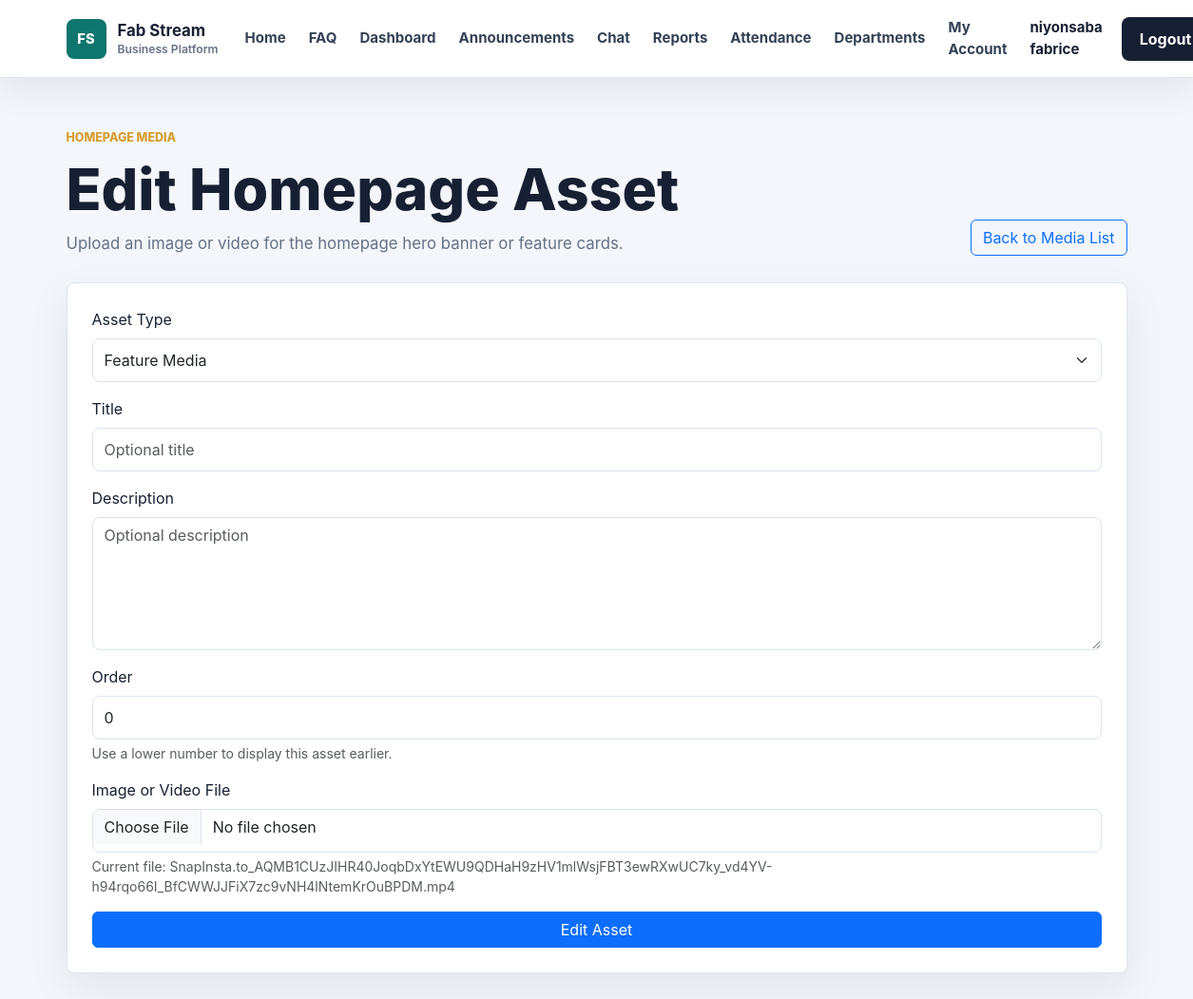
Page /home-media/2/edit (signed in) on the committed database.
### app/models.py (models this page shows, shortened)
class User(db.Model, UserMixin):
    id = db.Column(db.Integer, primary_key=True)
    username = db.Column(db.String(100), unique=True, nullable=False)
    email = db.Column(db.String(120), unique=True, nullable=False)
    password = db.Column(db.String(200), nullable=False)
    role = db.Column(db.String(20), default='employee')
    full_name = db.Column(db.String(120), nullable=True)
    employee_number = db.Column(db.String(40), unique=True, nullable=True)
    employee_code = db.Column(db.String(40), nullable=True)
    phone = db.Column(db.String(40), nullable=True)
    department = db.Column(db.String(80), nullable=True)
    position = db.Column(db.String(100), nullable=True)
    hire_date = db.Column(db.String(20), nullable=True)

class HomepageMedia(db.Model):
    id = db.Column(db.Integer, primary_key=True)
    asset_type = db.Column(db.String(50), nullable=False, default='feature')
    title = db.Column(db.String(150), nullable=True)
    description = db.Column(db.Text, nullable=True)
    media_type = db.Column(db.String(20), nullable=False, default='image')
    original_filename = db.Column(db.String(255), nullable=False)
    stored_filename = db.Column(db.String(255), nullable=False)
    order = db.Column(db.Integer, default=0)
    created_at = db.Column(db.DateTime, default=datetime.utcnow)

### app/routes.py (the view, shortened to what this page needs)
@routes.route('/home-media/<int:asset_id>/edit', methods=['GET', 'POST'])
@login_required
def edit_home_media(asset_id):
    require_admin()
    asset = HomepageMedia.query.get_or_404(asset_id)
    return render_template('home_media_form.html', asset=asset, action='Edit')

### app/__init__.py (called while the page is built)
def create_app():
    flask_app = Flask(__name__)
    flask_app.config.from_object(Config)
    flask_app.config['UPLOAD_FOLDER'] = os.path.join(flask_app.instance_path, flask_app.config['UPLOAD_FOLDER'])
    os.makedirs(flask_app.config['UPLOAD_FOLDER'], exist_ok=True)
    db.init_app(flask_app)
    bcrypt.init_app(flask_app)
    login_manager.init_app(flask_app)
    socketio.init_app(flask_app)
    migrate.init_app(flask_app, db, render_as_batch=True)
    with flask_app.app_context():
        from . import models
        db.create_all()
    from .models import User
    @login_manager.user_loader
    def load_user(user_id):
        return db.session.get(User, int(user_id))
    from .routes import routes
    from . import crud_routes
    flask_app.register_blueprint(routes)
    return flask_app

### app/routes.py (called while the page is built)
def is_admin(user=None):
    user = user or current_user
    return user.is_authenticated and user.role in ADMIN_ROLES

def require_admin():
    if not is_admin():
        abort(403)

### app/templates/home_media_form.html (shortened to what this page needs)
{% extends 'base.html' %}
{% block content %}
<section class="app-page">
    <div class="container">
        <div class="app-header">
            <div>
                <p class="section-kicker">Homepage media</p>
                <h1>{{ action }} Homepage Asset</h1>
                <p>Upload an image or video for the homepage hero banner or feature cards.</p>
            </div>
            <a href="{{ url_for('routes.home_media') }}" class="btn btn-outline-primary">Back to Media List</a>
        </div>
        <div class="work-panel">
            <form method="POST" enctype="multipart/form-data">
                <div class="mb-3">
                    <label class="form-label" for="asset_type">Asset Type</label>
                    <select class="form-select" id="asset_type" name="asset_type">
                        <option value="feature" {% if asset and asset.asset_type == 'feature' %}selected{% endif %}>Feature Media</option>
                    </select>
                </div>
                <div class="mb-3">
                    <label class="form-label" for="title">Title</label>
                    <input class="form-control" id="title" name="title" value="{{ asset.title if asset else '' }}" placeholder="Optional title">
                </div>
                <div class="mb-3">
                    <label class="form-label" for="description">Description</label>
                    <textarea class="form-control" id="description" name="description" rows="3" placeholder="Optional description">{{ asset.description if asset else '' }}</textarea>
                </div>
                <div class="mb-3">
                    <label class="form-label" for="order">Order</label>
                    <input class="form-control" id="order" name="order" type="number" value="{{ asset.order if asset else 0 }}" min="0">
                    <div class="form-text">Use a lower number to display this asset earlier.</div>
                </div>
                <div class="mb-3">
                    <label class="form-label" for="media">Image or Video File</label>
                    <input class="form-control" id="media" name="media" type="file" {% if not asset %}required{% endif %}>
                    {% if asset and asset.original_filename %}
                        <div class="form-text">Current file: {{ asset.original_filename }}</div>
                    {% endif %}
                </div>
                <button class="btn btn-primary w-100" type="submit">{{ action }} Asset</button>
            </form>
        </div>
    </div>
</section>
{% endblock %}

### app/templates/base.html (shortened to what this page needs)
<!DOCTYPE html>
<html lang="en">
<head>
    <link href="https://cdn.jsdelivr.net/npm/bootstrap@5.3.0/dist/css/bootstrap.min.css" rel="stylesheet">
    <link rel="stylesheet" href="{{ url_for('static', filename='css/style.css') }}">
</head>
<body>
<nav class="navbar navbar-expand-lg site-navbar sticky-top">
    <div class="container">
        <a class="navbar-brand brand-mark" href="{{ url_for('routes.home') }}">
            <span class="brand-icon">FS</span>
            <span>
                <strong>Fab Stream</strong>
                <small>Business Platform</small>
            </span>
        </a>
        <div class="collapse navbar-collapse" id="navbarNav">
            <ul class="navbar-nav ms-auto align-items-lg-center">
                <li class="nav-item">
                    <a class="nav-link" href="{{ url_for('routes.home') }}">Home</a>
                </li>
                <li class="nav-item">
                    <a class="nav-link" href="{{ url_for('routes.home') }}#faq">FAQ</a>
                </li>
                <li class="nav-item">
                    <a class="nav-link" href="{{ url_for('routes.dashboard') }}">Dashboard</a>
                </li>
                <li class="nav-item">
                    <a class="nav-link" href="{{ url_for('routes.manager_dashboard') }}">Announcements</a>
                </li>
                    {% if current_user.is_authenticated %}
                        {% if current_user.role in ['admin', 'manager'] %}
                            <li class="nav-item">
                                <a class="nav-link" href="{{ url_for('routes.chat') }}">Chat</a>
                            </li>
                            <li class="nav-item">
                                <a class="nav-link" href="{{ url_for('routes.reports') }}">Reports</a>
                            </li>
                            <li class="nav-item">
                                <a class="nav-link" href="{{ url_for('routes.attendance_records') }}">Attendance</a>
                            </li>
                            <li class="nav-item">
                                <a class="nav-link" href="{{ url_for('routes.departments') }}">Departments</a>
                            </li>
                        {% endif %}
                    <li class="nav-item">
                        <a class="nav-link" href="{{ url_for('routes.employee_detail', employee_id=current_user.id) }}">My Account</a>
                    </li>
                    <li class="nav-item">
                        <span class="nav-link nav-user">{{ current_user.username }}</span>
                    </li>
                    <li class="nav-item">
                        <a class="btn nav-cta ms-lg-2" href="{{ url_for('routes.logout') }}">
                            Logout
                        </a>
                    </li>
                {% endif %}
            </ul>
        </div>
    </div>
</nav>
<main>
    {% block content %}{% endblock %}
</main>
</body>
</html>

### app/static/css/style.css (style rules this page uses)
:root { --ink: #172033; --muted: #657186; --line: #dce3ed; --surface: #ffffff; --soft: #f3f6fa; --brand: #0f766e; --brand-dark: #115e59; --accent: #d69e2e; }
* { box-sizing: border-box; }
body { margin: 0; background: var(--soft); color: var(--ink); font-family: Inter, "Segoe UI", Arial, sans-serif; }
a { text-decoration: none; }
.site-navbar { min-height: 76px; border-bottom: 1px solid rgba(220, 227, 237, 0.88); background: rgba(255, 255, 255, 0.96); box-shadow: 0 12px 36px rgba(23, 32, 51, 0.08); backdrop-filter: blur(18px); }
.brand-mark { display: inline-flex; align-items: center; gap: 12px; color: var(--ink); }
.brand-icon { display: inline-grid; width: 42px; height: 42px; place-items: center; border-radius: 8px; background: var(--brand); color: #ffffff; font-size: 0.92rem; font-weight: 800; }
.brand-mark strong, .brand-mark small { display: block; line-height: 1.1; }
.brand-mark strong { font-size: 1.05rem; letter-spacing: 0; }
.brand-mark small { margin-top: 3px; color: var(--muted); font-size: 0.76rem; font-weight: 600; }
.site-navbar .nav-link { margin: 0 4px; border-radius: 8px; color: #334155; font-size: 0.94rem; font-weight: 650; padding: 10px 12px; transition: background 180ms ease, color 180ms ease; }
.nav-user { color: var(--ink) !important; cursor: default; }
.nav-cta { border-radius: 8px; background: var(--ink); color: #ffffff; font-weight: 750; padding: 10px 18px; }
.hero-kicker, .section-kicker { margin-bottom: 14px; color: var(--accent); font-size: 0.78rem; font-weight: 800; letter-spacing: 0; text-transform: uppercase; }
.app-page { padding: 54px 0 88px; }
.app-header { display: flex; align-items: end; justify-content: space-between; gap: 24px; margin-bottom: 28px; }
.app-header h1 { margin: 0; color: var(--ink); font-size: clamp(2rem, 5vw, 3.8rem); font-weight: 850; line-height: 1; }
.app-header p:not(.section-kicker) { max-width: 720px; margin: 14px 0 0; color: var(--muted); font-size: 1.05rem; }
.stat-card, .work-panel, .department-card, .chat-panel { border: 1px solid var(--line); border-radius: 8px; background: #ffffff; box-shadow: 0 16px 44px rgba(23, 32, 51, 0.08); }
.work-panel, .chat-panel { padding: 26px; }
.work-panel .form-control, .work-panel .form-select, .chat-form .form-control { min-height: 46px; border-color: var(--line); border-radius: 8px; }
.work-panel textarea.form-control { min-height: 140px; }

### rows in the picture
User: username "niyonsaba fabrice"
HomepageMedia: asset_type "Feature Media", order "0", original_filename "SnapInsta.to_AQMB1CUzJIHR40JoqbDxYtEWU9QDHaH9zHV1mlWsjFBT3ewRXwUC7ky_vd4YV-h94rqo66I_BfCWWJJFiX7zc9vNH4lNtemKrOuBPDM.mp4"

### other values in the picture
{{ action }} "Edit"
